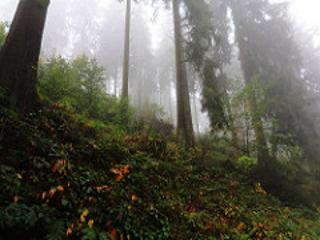
%> input picture test-images-for-runtime-measure/1.jpg, 320 x 240 px
$ octave --eval "result = ref_model(imread('../test-images-for-runtime-measure/1.jpg'));"   (GNU Octave 9; MATLAB toolbox functions it lacks are replaced by stand-ins)
%> lines starting %> are read from the running program, lines starting %| are printed output that depends on the picture
### source_code/minFilt2_opt.m
%%=========================================================================
% Copyright © 2018, SoC Design Lab., Dong-A University. All Right Reserved.
%==========================================================================
% • Date       : 2018/08/06
% • Author     : Dat Ngo
% • Affiliation: SoC Design Lab. - Dong-A University
% • Design     : 2-D Minimum Filter
%==========================================================================

function [minImg] = minFilt2_opt(inImg,sv2)
%> called with sv2 = 5
%MINFILT2 2-D minimum filter.
%   sv2: filtering window size.
%   slidingOp: sliding option, "sliding" or "distinct".

% Default parameters
switch nargin
    case 2
        % All arguments were provided, do nothing
    case 1
        sv2 = 5;
    otherwise
        warning('Please check input arguments!');
        return;
end

[~,~,c] = size(inImg);
%> c = 1
padsize = floor((sv2-1)/2);
paddedImg = padarray(inImg,[padsize,padsize],Inf);
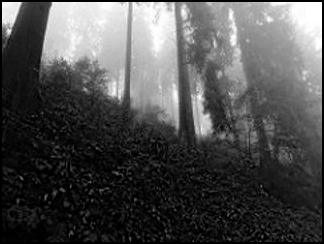
%> paddedImg: size 244x324 double; 2.85% of the values are NaN or infinite; the others: min 0, max 1, mean 0.317; drawn with min black, max white, NaN and infinite black
H = true(sv2,sv2);

switch c
    case 1 % grayscale image
        temp = ordfilt2(paddedImg,1,H);
        minImg = temp((sv2+1)/2:end-(sv2-1)/2,(sv2+1)/2:end-(sv2-1)/2);
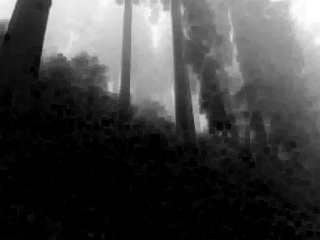
%> minImg: size 240x320 double; min 0, max 1, mean 0.256
    otherwise
        warning('Invalid input image!');
        return;
end

end

### source_code/featuresCalc_v2.m
function [f1,f3,f4] = featuresCalc_v2(I,sv)
    % input checking
    switch nargin
        case 1
            sv = 5;
        otherwise
            % all parameters are provided
    end

    if diff(getrangefromclass(I))==255 % uint8
        I = double(I)/255;
    elseif ~isa(I,'double')
        warning('Check input image!');
        return;
    else
        if (max(I,[],'all')>1)
            I = I/255;
        end
    end

    % f1: DCP
    f1 = minFilt2_opt(min(I,[],3),sv);

    % f3: Saturation*Value
    f3 = max(I,[],3)-min(I,[],3); % (max(I)-min(I))/255

    % f4: Chroma
    Ilab = rgb2lab(I);
%> Ilab: size 240x320x3 double; mean of channels 1, 2, 3 37.7, -1.6, 6.9
    f4 = sqrt(Ilab(:,:,2).^2+Ilab(:,:,3).^2);
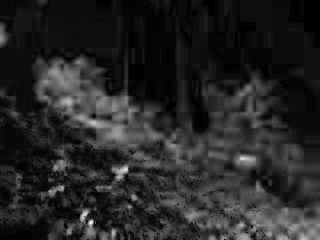
%> f4: size 240x320 double; min 0, max 57.36, mean 8.7; drawn with min black and max white
end

### source_code/ref_model.m
function [df] = ref_model(I)
    % input checking
    if diff(getrangefromclass(I))==255 % uint8
        I = double(I)/255;
    elseif ~isa(I,'double')
        warning('Check input image!');
        return;
    else
        if (max(I,[],'all')>1)
            I = I/255;
        end
    end

    % feature calc.
    sv = 5;
    [f1,f3,f4] = featuresCalc_v2(I,sv);

    % feature normalization
    f1 = (f1-min(f1,[],'all'))/(max(f1,[],'all')-min(f1,[],'all')+eps);
    f3 = (f3-min(f3,[],'all'))/(max(f3,[],'all')-min(f3,[],'all')+eps);
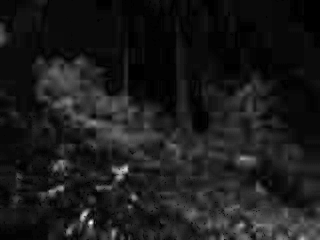
%> f3: size 240x320 double; min 0, max 1, mean 0.106
    f4 = (f4-min(f4,[],'all'))/(max(f4,[],'all')-min(f4,[],'all')+eps);

    % fog density
    Df = -0.221+1.152*f1+1.176*f3-0.008*f4+0.455*f1.^2-...
         2.174*f1.*f3-1.703*f1.*f4-1.165*f3.^2-0.573*f3.*f4+0.920*f4.^2;
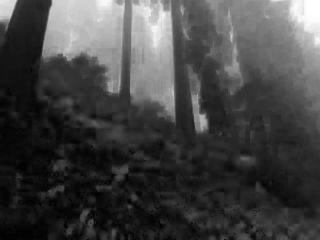
%> Df: size 240x320 double; min -0.221, max 1.39, mean 0.205; drawn with min black and max white
    t = exp(-Df);
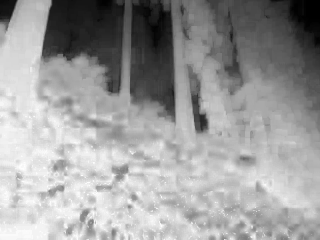
%> t: size 240x320 double; min 0.25, max 1.25, mean 0.864; drawn with min black and max white
    t(t<0.05) = 0.05;
    t(t>1) = 1;
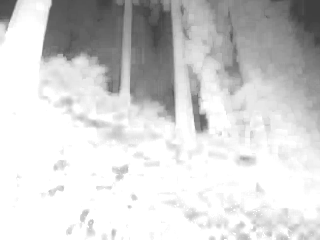
%> t: size 240x320 double; min 0.25, max 1, mean 0.827
%> (the run ends here)

$ run again, on test-images-for-runtime-measure/3.jpg
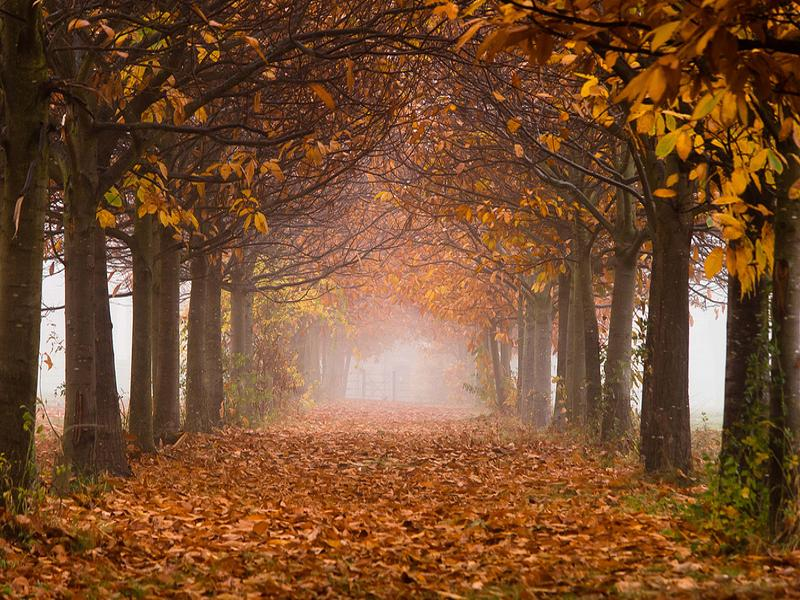
%> input picture test-images-for-runtime-measure/3.jpg, 800 x 600 px
%> Ilab: size 600x800x3 double; mean of channels 1, 2, 3 36.1, 14.7, 24.4
%> in ref_model, `Df = -0.221+1.152*f1+1.176*f3-0.008*f4+0.455*f1.^2- 2.174*f1.*f3-1.703..`:
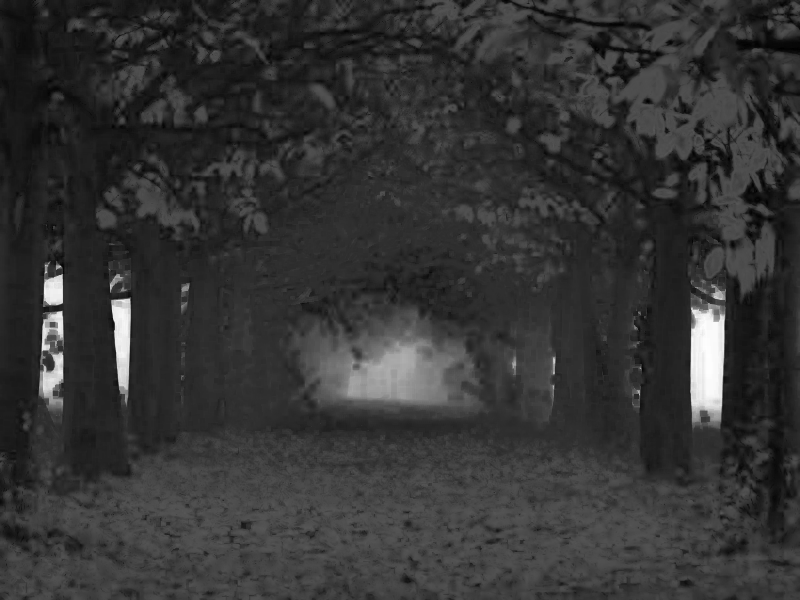
%> Df: size 600x800 double; min -0.221, max 1.38, mean 0.11; drawn with min black and max white
%> in ref_model, `t(t>1) = 1;`:
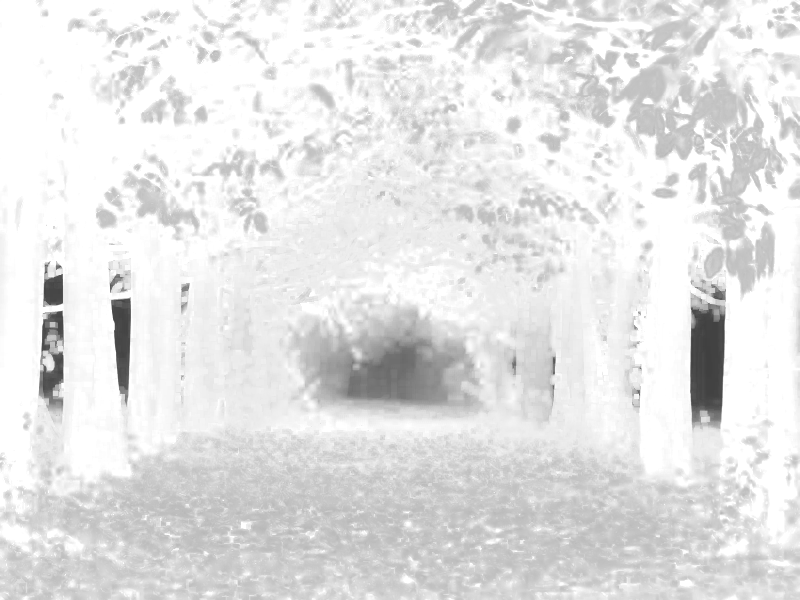
%> t: size 600x800 double; min 0.252, max 1, mean 0.897

$ run again, on test-images-for-runtime-measure/4.jpg
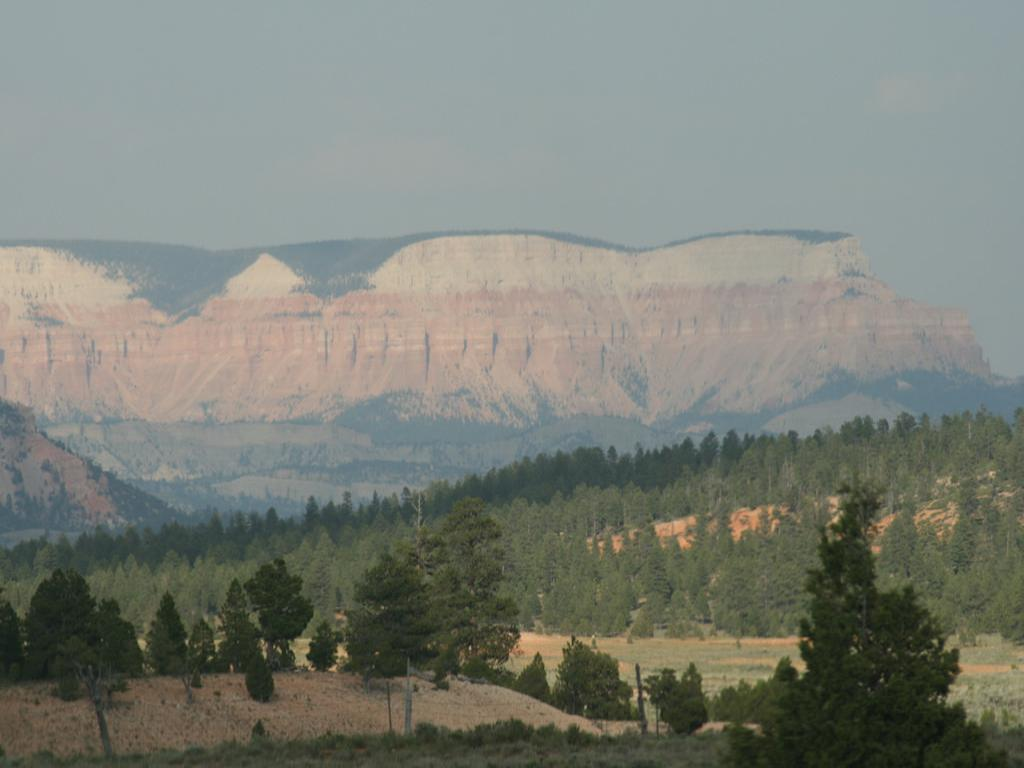
%> input picture test-images-for-runtime-measure/4.jpg, 1024 x 768 px
%> Ilab: size 768x1024x3 double; mean of channels 1, 2, 3 52.4, -3.1, 4.4
%> in ref_model, `t(t>1) = 1;`:
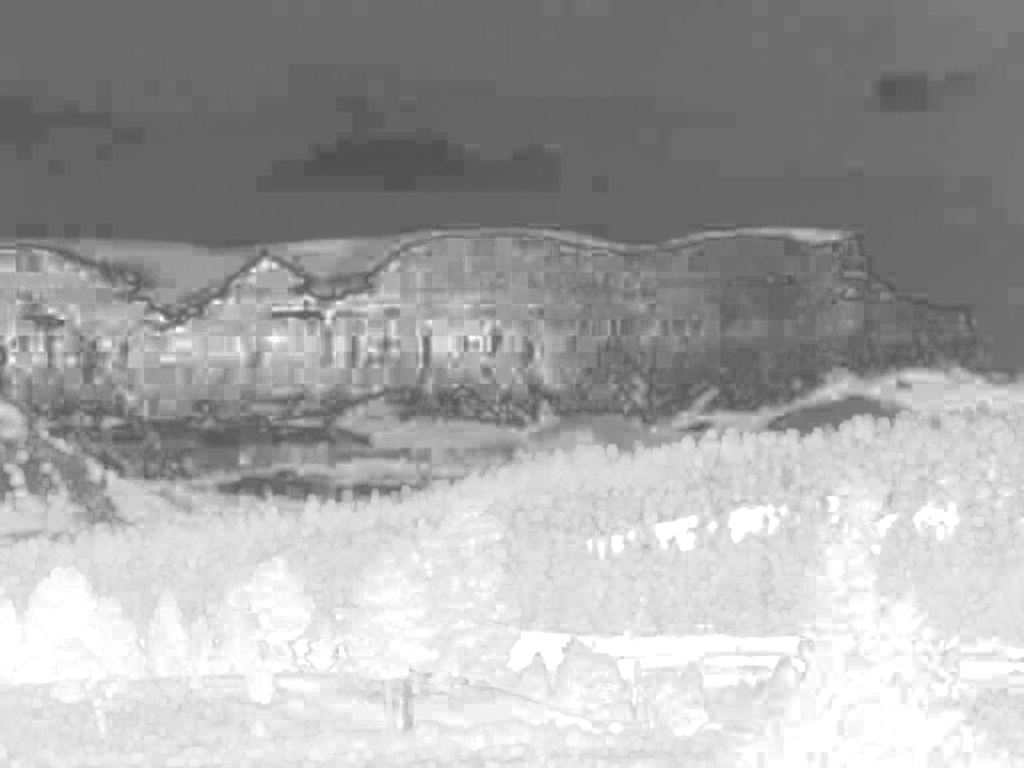
%> t: size 768x1024 double; min 0.307, max 1, mean 0.651
